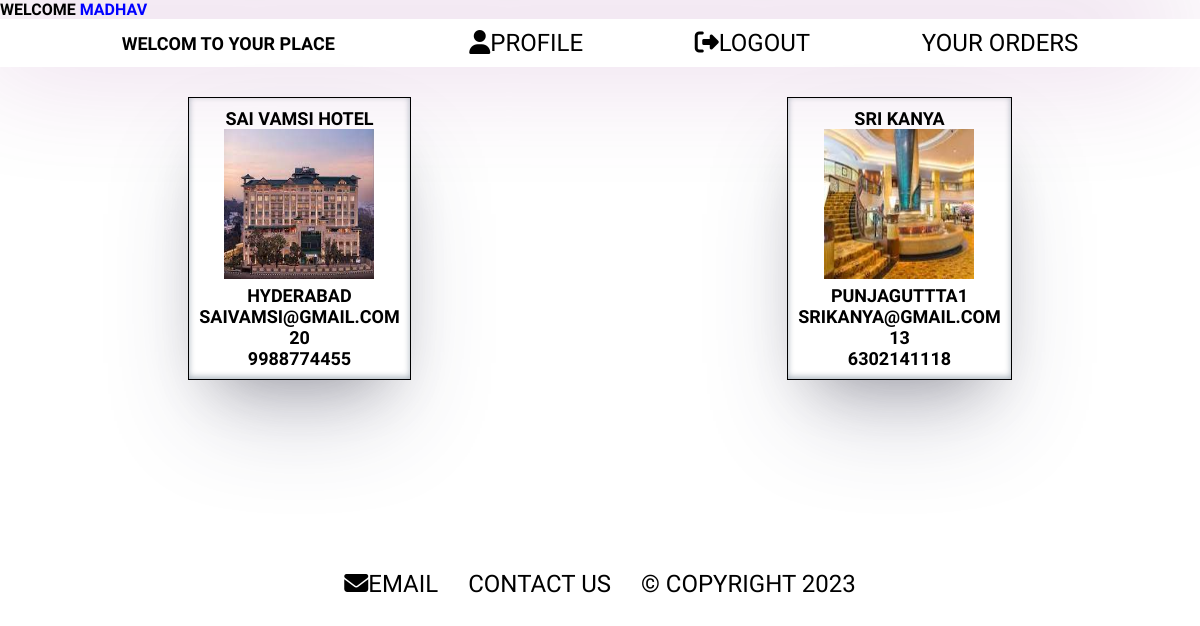
The app's page /proapp18/home/ (signed in), older data.
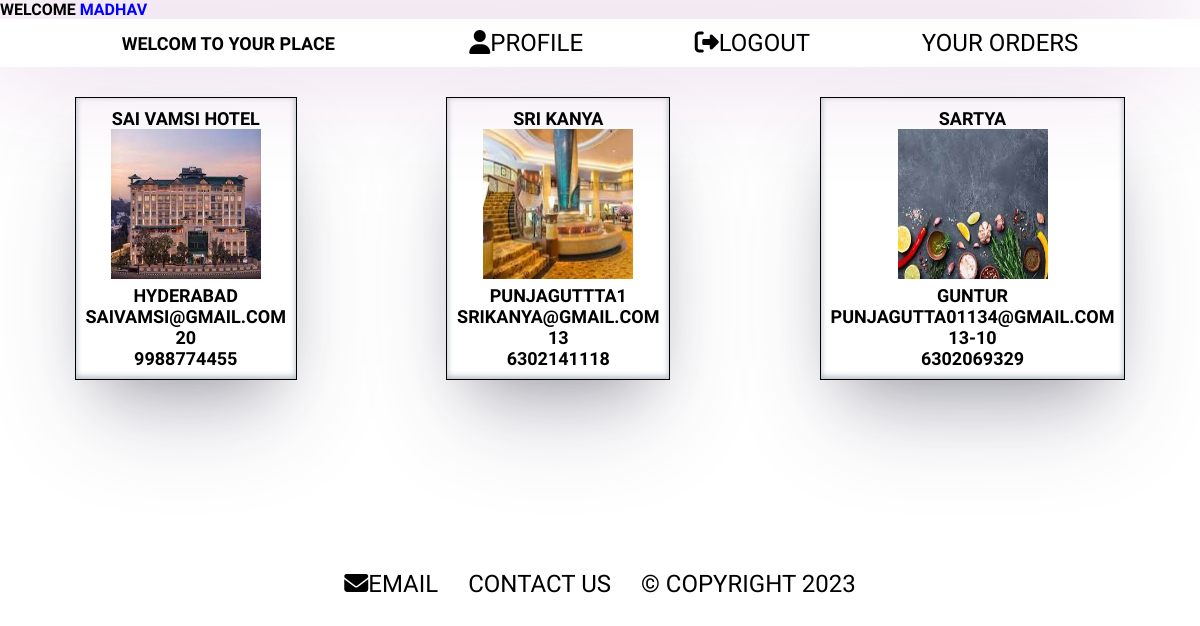
The same page, newer data.
### owner_app/models.py (models this page shows)
class owner_model(User):
    phone = models.PositiveBigIntegerField(unique=True)
    dob = models.DateField(auto_now=False,auto_now_add=False)
    gender = models.CharField(max_length=10,choices=[['Male','Male'],['Female','Female']])
    restarunt_name=models.CharField(max_length=50)
    restarunt_address=models.CharField(max_length=200)
    restarunt_email=models.EmailField(unique=True)
    restarunt_phoneno=models.PositiveBigIntegerField(unique=True)
    restarunt_location=models.CharField(max_length=150,choices=[['punjagutta','punjagutta'],['hitech city','hitech city'],['kphb','kphb']])
    image=models.ImageField()
    time=models.CharField(max_length=50)
    date_of_join=models.DateTimeField(auto_now=True)

### proapp18/views.py (the view)
@login_required(login_url='/login')
def home_view(request):
    res=owner_model.objects.all()
    return render(request=request,template_name='Hotel_home.html',context={'data':res})

### proapp18/templates/Hotel_home.html (shortened to what this page needs)
<!DOCTYPE html>
<html lang="en">
<head>
    <!-- {% load static %}
    <link rel="stylesheet" href="{% static 'css/hotel1.css'%}"> -->
</head>
<body>
 {% include 'partials/_header.html' %}
<div id="div1">
  {% if data %}
    {% for i in data%}
    <div id="div-home">
    <h4>{{i.restarunt_name}}</h4>
    <a href="{% url 'proapp18:category_user' pk=i.id %}"><img src="{{i.image.url}}" alt="" height="
    150px" width="150px"></a>
    <h4>{{i.restarunt_address}}</h4>
    <h4>{{i.restarunt_email}}</h4>
    <h4>{{i.time}}</h4>
    <h4>{{i.phone}}</h4>
    </div>
    {% endfor %}
    {% endif %}
  </div>
  {% include 'partials/_footer.html' %}
</body>
</html>

### proapp18/templates/partials/_header.html (shortened to what this page needs)
<!DOCTYPE html>
<html lang="en">
<head>
<link
rel="stylesheet"
href="https://site-assets.fontawesome.com/releases/v6.5.1/css/all.css"
>
<link
rel="stylesheet"
href="https://site-assets.fontawesome.com/releases/v6.5.1/css/sharp-thin.css"
>
</head>
<body>
  <h4>welcome <span id="userNameSpan">{{user}}</span></h4>
  <header>
    <nav id="nav-home">
      <ul type="none" id="ul-home">
      <h1 id="h1-home">welcom to Your place</h1>
      <li><a href="{% url 'proapp18:customer_update' pk=user.id %}"><i class="fa-solid fa-user" class="icon-user"></i>profile</a></li>
      <li><a href="{% url 'proapp18:logout' %}"><i class="fa-solid fa-right-from-bracket" class="icon-user"></i>logout</a></li>
      <li><a href="{% url 'buy_app:order_details' %}">Your Orders</a></li>
    </ul>
    </nav>
  </header>
</body>
</html>

### owner_app/templates/partials/_footer.html (shortened to what this page needs)
<!DOCTYPE html>
<html lang="en">
<head>
    <link
rel="stylesheet"
href="https://site-assets.fontawesome.com/releases/v6.5.1/css/all.css"
>
<link
rel="stylesheet"
href="https://site-assets.fontawesome.com/releases/v6.5.1/css/sharp-thin.css"
>
</head>
<body>
    <div id="p">
      <footer id="footerPart">
        <p><a href="mailto:srikanthpasam76@gmail.com"><i class="fa-sharp fa-solid fa-envelope"></i>EMAIL  </a></p>
        <p><a href="tel:6302141118">Contact  Us</p>
      &copy; Copyright 2023</a>
      </footer>
    </div>
</body>
</html>

### proapp18/templates/partials/_header.html (style rules this page uses)
* { font-family: 'Lexend', sans-serif; text-transform: uppercase; padding: 0%; margin: 0%; }
#div1 { display: flex; flex-wrap: wrap; font-size: large; justify-content: space-around; }
#div-home { border: 1px solid; box-shadow: rgba(50, 50, 93, 0.25) 0px 50px 100px -20px, rgba(0, 0, 0, 0.3) 0px 30px 60px -30px, rgba(10, 37, 64, 0.35) 0px -2px 6px 0px inset; padding: 10px; margin-top: 30px; text-align: center; }
#ul-home { display: flex; font-family: 'Courier New', Courier, monospace; font-size: larger; align-items: center; justify-content: space-evenly; }
a { text-decoration: none; color: black; }
#nav-home { padding: 10px; box-shadow: -17px -17px 127px 0px rgba(120, 4, 120, 0.3); }
#h1-home { width: 20%; font-size: large; }
#userNameSpan { font-variant: small-caps; font-size: medium; color: blue; }

### owner_app/templates/partials/_footer.html (style rules this page uses)
#p { width: 100%; height: 30vh; display: flex; flex-direction: column; justify-content: end; }
#footerPart { width: 100%; flex-basis: 30%; display: flex; gap: 30px; justify-content:center; align-items: center; }
a { text-decoration: none; font-size: x-large; color: black; }

Row changes from the older to the newer data that the page shows:
added owner_model: restarunt_name "SARTYA", image (picture), restarunt_address "GUNTUR", restarunt_email "PUNJAGUTTA01134@GMAIL.COM", time "13-10", phone "6302069329"
